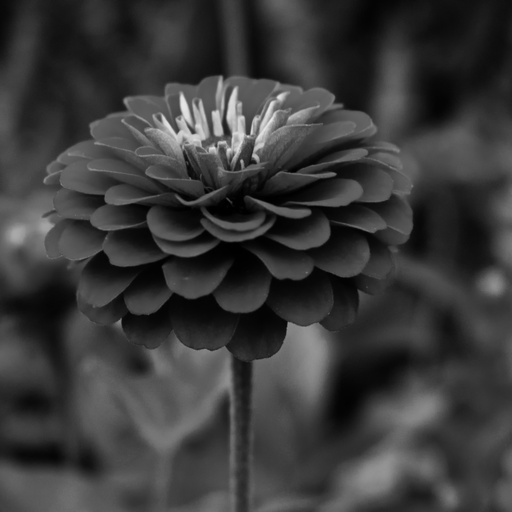
#> input picture homework6/flower_512x512.png, 512 x 512 px
$ jupyter execute Lab_6_Haar_Flower.ipynb
#> lines starting #> are read from the running program, lines starting #| are printed output that depends on the picture
[cell 1]
import numpy as np
import cv2
import matplotlib.pyplot as plt
from skimage.metrics import mean_squared_error, structural_similarity

# Преобразование Хаара: 3 уровня

[cell 2]
# Загружаем изображение цветка в оттенках серого размером 512x512.
# Файл flower_512x512.png должен находиться в одной папке с этим Notebook.
image = cv2.imread('flower_512x512.png', cv2.IMREAD_GRAYSCALE)
#> image is the input picture: shape (512, 512); min 0, max 232, mean 58

if image is None:
    raise FileNotFoundError("Не найден файл flower_512x512.png. Поместите его рядом с Notebook.")

if image.shape != (512, 512):
    raise ValueError("Размер изображения должен быть 512x512.")

image_float = image.astype(np.float64)
print('Размер изображения:', image.shape)
#| Размер изображения: (512, 512)
plt.figure(figsize=(6, 6))
plt.imshow(image, cmap='gray')
plt.title('Исходное изображение цветка')
plt.axis('off')
plt.show()

# 1. Прямое преобразование

[cell 3]
def haar_step(block):
    # Сначала суммы и разности соседних столбцов, затем строк.
    scale = np.sqrt(2)
    low = (block[:, 0::2] + block[:, 1::2]) / scale
    high = (block[:, 0::2] - block[:, 1::2]) / scale
    rows = np.concatenate((low, high), axis=1)
    low = (rows[0::2, :] + rows[1::2, :]) / scale
    high = (rows[0::2, :] - rows[1::2, :]) / scale
    return np.concatenate((low, high), axis=0)


def haar_transform(img, levels):
#> called with levels = 1
    result = img.astype(np.float64).copy()
    h, w = result.shape
#> h = 512; w = 512
    for level in range(levels):
        height, width = h // 2**level, w // 2**level
        result[:height, :width] = haar_step(result[:height, :width])
#> this loop made 1 pass
#> pass 1, in haar_step, `high = (block[:, 0::2] - block[:, 1::2]) / scale`:
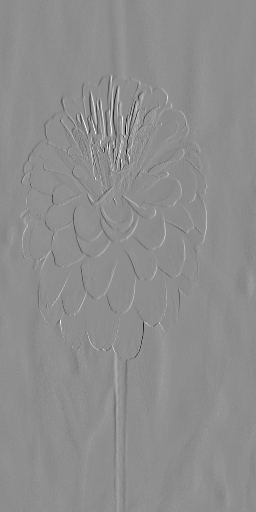
#> high: shape (512, 256) float64; min -71.42, max 56.57, mean 0; drawn with min black and max white
#> pass 1, in haar_step, `rows = np.concatenate((low, high), axis=1)`:
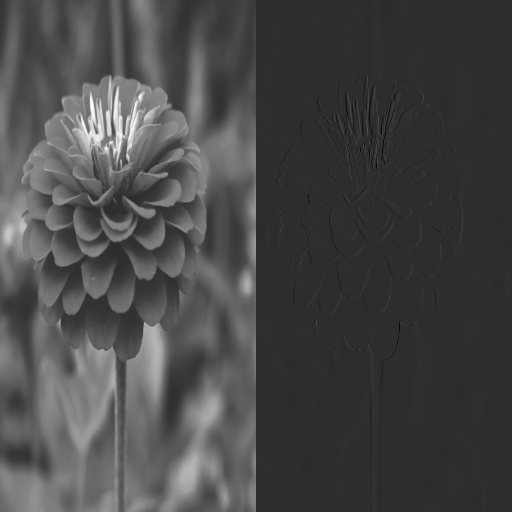
#> rows: shape (512, 512) float64; min -71.42, max 324.6, mean 41; drawn with min black and max white
#> pass 1, in haar_step, `low = (rows[0::2, :] + rows[1::2, :]) / scale`:
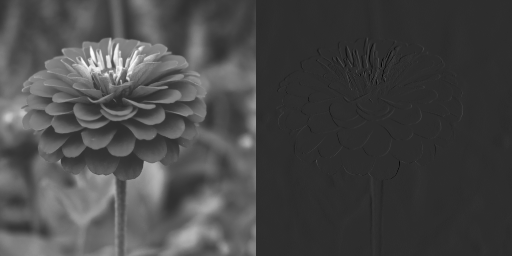
#> low: shape (256, 512) float64; min -100, max 458, mean 58; drawn with min black and max white
    return result

[cell 4]
coefficients = [haar_transform(image_float, level) for level in (1, 2, 3)]
#> the loop in haar_transform (call 2), `for level in range(levels):` made 2 passes
#> pass 1, in haar_step (call 2), `high = (rows[0::2, :] - rows[1::2, :]) / scale`:
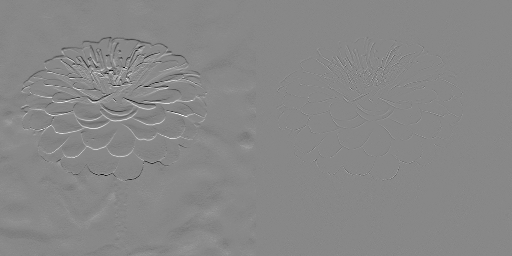
#> high: shape (256, 512) float64; min -72, max 63, mean 0; drawn with min black and max white
#> call 3 of haar_transform, with levels = 3
#> after the loop in haar_transform (call 3), `for level in range(levels):`:
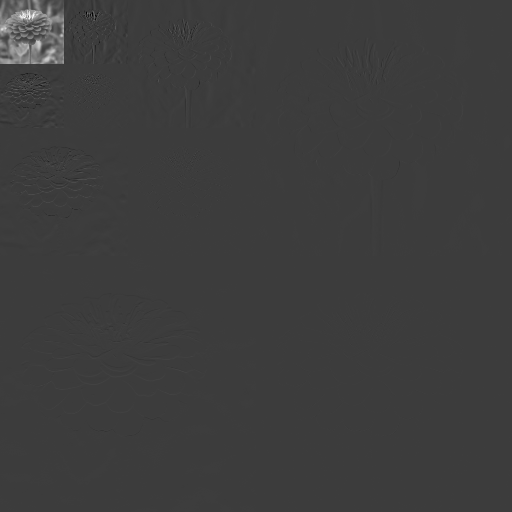
#> result: shape (512, 512) float64; min -492.5, max 1574.6, mean 7.2; drawn with min black and max white
#> coefficients = 3 items

plt.figure(figsize=(15, 5))
for i, coeffs in enumerate(coefficients, 1):
    plt.subplot(1, 3, i)
    plt.imshow(np.log1p(np.abs(coeffs)), cmap='gray')
    plt.title('Уровень %d' % i)
    plt.axis('off')
#> this loop made 3 passes
plt.tight_layout()
plt.show()
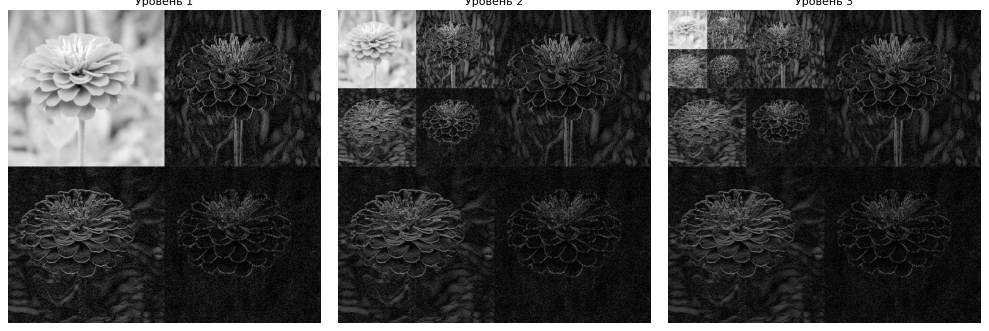
#> figure drawn by matplotlib, 3 panels

[cell 5]
# На следующем уровне преобразуется только верхний левый блок LL.
plt.figure(figsize=(15, 5))
for level, coeffs in enumerate(coefficients, 1):
    size = image.shape[0] // 2**level
    approximation = coeffs[:size, :size] / 2**level
    print('Уровень %d: размер LL = %dx%d' % (level, size, size))
    plt.subplot(1, 3, level)
    plt.imshow(approximation, cmap='gray', vmin=0, vmax=255)
    plt.title('LL: %dx%d' % (size, size))
    plt.axis('off')
#> this loop made 3 passes
#> size on passes 1 to 3: 256, 128, 64
#| Уровень 1: размер LL = 256x256
#| Уровень 2: размер LL = 128x128
#| Уровень 3: размер LL = 64x64
plt.tight_layout()
plt.show()

# 2. Обратное преобразование

[cell 6]
def inverse_haar_step(block):
    h, w = block.shape
    scale = np.sqrt(2)
    rows = np.empty_like(block)
    rows[0::2, :] = (block[:h // 2, :] + block[h // 2:, :]) / scale
    rows[1::2, :] = (block[:h // 2, :] - block[h // 2:, :]) / scale
    result = np.empty_like(block)
    result[:, 0::2] = (rows[:, :w // 2] + rows[:, w // 2:]) / scale
    result[:, 1::2] = (rows[:, :w // 2] - rows[:, w // 2:]) / scale
    return result


def inverse_haar(coeffs, levels):
#> called with levels = 3
    result = coeffs.copy()
    h, w = result.shape
#> h = 512; w = 512
    for level in range(levels - 1, -1, -1):
        height, width = h // 2**level, w // 2**level
        result[:height, :width] = inverse_haar_step(result[:height, :width])
#> this loop made 3 passes
#> pass 1, in inverse_haar_step, `result = np.empty_like(block)`:
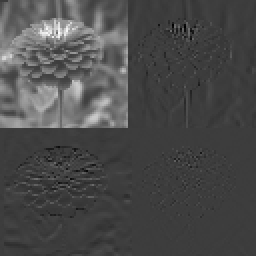
#> result: shape (128, 128) float64 (shown 2 times larger); min -357.8, max 1134.9, mean 81.8; drawn with min black and max white
    return result

[cell 7]
restored = inverse_haar(coefficients[2], 3)
print('Ошибка восстановления:', np.max(np.abs(image_float - restored)))
#| Ошибка восстановления: 3.410605131648481e-13
plt.imshow(restored, cmap='gray', vmin=0, vmax=255)
plt.show()

# 3. Сжатие
Оставляю блок LL, остальные коэффициенты обнуляю.

[cell 8]
restored_images = []
for level, coeffs in enumerate(coefficients, 1):
    size = image.shape[0] // 2**level
    compressed_coeffs = np.zeros_like(coeffs)
    compressed_coeffs[:size, :size] = coeffs[:size, :size]
    reconstructed = inverse_haar(compressed_coeffs, level)
    restored_images.append(reconstructed)

    mse = mean_squared_error(image_float, reconstructed)
    ssim = structural_similarity(image_float, reconstructed, data_range=255)
    print('Уровень %d: MSE = %.2f, SSIM = %.4f' % (level, mse, ssim))
#> this loop made 3 passes
#> (size, mse, ssim) on passes 1 to 3: (256, 13.7, 0.971), (128, 48.33, 0.9), (64, 120.9, 0.753)
#| Уровень 1: MSE = 13.70, SSIM = 0.9715
#| Уровень 2: MSE = 48.33, SSIM = 0.9000
#| Уровень 3: MSE = 120.92, SSIM = 0.7534
#> pass 1, in inverse_haar (call 2), `result = coeffs.copy()`:
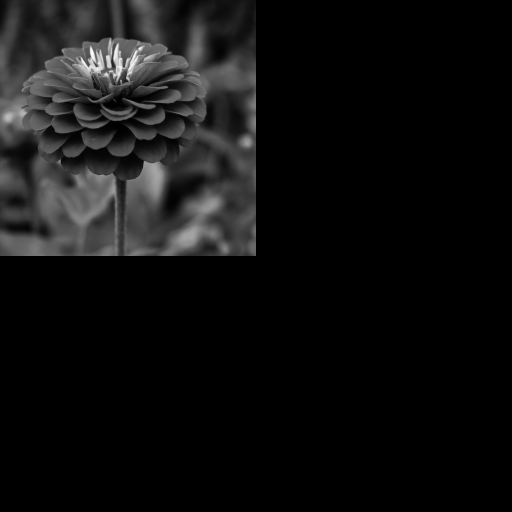
#> result: shape (512, 512) float64; min 0, max 458, mean 29; drawn with min black and max white
#> after the loop:
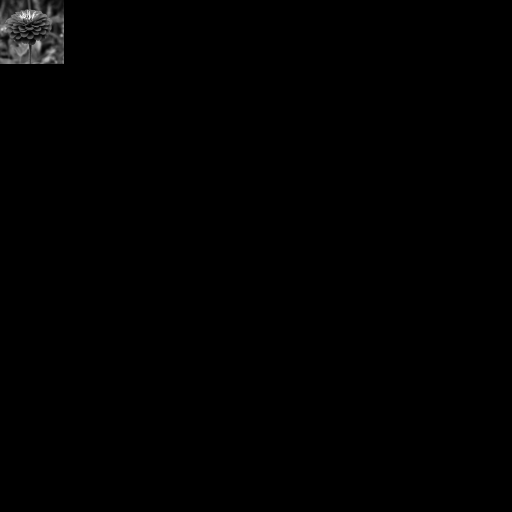
#> compressed_coeffs: shape (512, 512) float64; min 0, max 1574.6, mean 7.2; drawn with min black and max white
#> after the loop, restored_images = 3 items

[cell 9]
plt.figure(figsize=(14, 9))
plt.subplot(2, 2, 1)
plt.imshow(image, cmap='gray', vmin=0, vmax=255)
plt.title('Исходное изображение')
plt.axis('off')
for level, reconstructed in enumerate(restored_images, 1):
    plt.subplot(2, 2, level + 1)
    plt.imshow(reconstructed, cmap='gray', vmin=0, vmax=255)
    plt.title('После сжатия: уровень %d' % level)
    plt.axis('off')
plt.tight_layout()
plt.show()
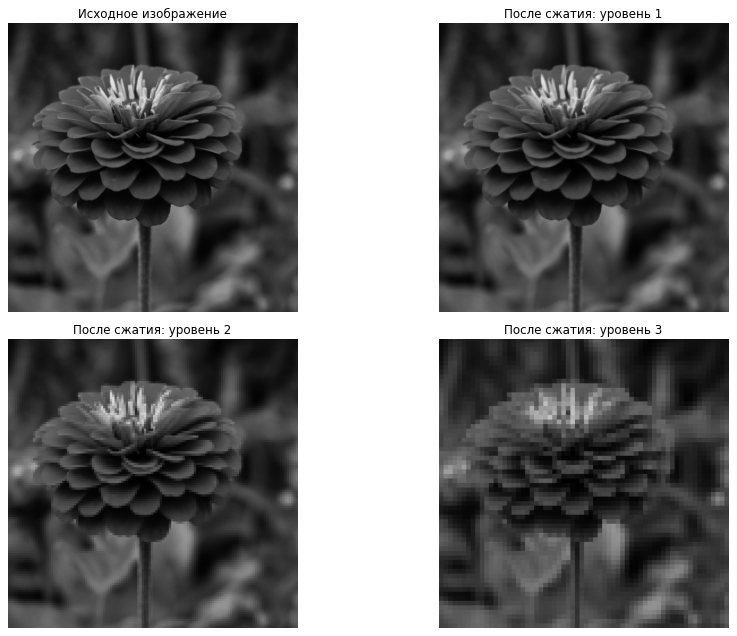
#> figure drawn by matplotlib, 4 panels
